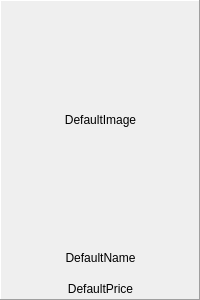
<?xml version="1.0" encoding="UTF-8"?>
<ui version="4.0">
 <class>Form</class>
 <widget class="QWidget" name="Form">
  <property name="geometry">
   <rect>
    <x>0</x>
    <y>0</y>
    <width>200</width>
    <height>300</height>
   </rect>
  </property>
  <property name="sizePolicy">
   <sizepolicy hsizetype="Minimum" vsizetype="Preferred">
    <horstretch>0</horstretch>
    <verstretch>0</verstretch>
   </sizepolicy>
  </property>
  <property name="minimumSize">
   <size>
    <width>200</width>
    <height>300</height>
   </size>
  </property>
  <property name="maximumSize">
   <size>
    <width>200</width>
    <height>300</height>
   </size>
  </property>
  <property name="windowTitle">
   <string>Form</string>
  </property>
  <property name="autoFillBackground">
   <bool>false</bool>
  </property>
  <property name="styleSheet">
   <string notr="true"/>
  </property>
  <layout class="QGridLayout" name="gridLayout">
   <property name="leftMargin">
    <number>0</number>
   </property>
   <property name="topMargin">
    <number>0</number>
   </property>
   <property name="rightMargin">
    <number>0</number>
   </property>
   <property name="bottomMargin">
    <number>0</number>
   </property>
   <item row="1" column="0">
    <widget class="QFrame" name="frame">
     <property name="frameShape">
      <enum>QFrame::Panel</enum>
     </property>
     <property name="frameShadow">
      <enum>QFrame::Raised</enum>
     </property>
     <widget class="QWidget" name="">
      <property name="geometry">
       <rect>
        <x>0</x>
        <y>0</y>
        <width>201</width>
        <height>301</height>
       </rect>
      </property>
      <layout class="QVBoxLayout" name="verticalLayout">
       <item>
        <widget class="QLabel" name="menuImg">
         <property name="sizePolicy">
          <sizepolicy hsizetype="Minimum" vsizetype="MinimumExpanding">
           <horstretch>0</horstretch>
           <verstretch>0</verstretch>
          </sizepolicy>
         </property>
         <property name="text">
          <string>DefaultImage</string>
         </property>
         <property name="alignment">
          <set>Qt::AlignCenter</set>
         </property>
        </widget>
       </item>
       <item>
        <widget class="QLabel" name="menuName">
         <property name="sizePolicy">
          <sizepolicy hsizetype="Minimum" vsizetype="Minimum">
           <horstretch>0</horstretch>
           <verstretch>0</verstretch>
          </sizepolicy>
         </property>
         <property name="minimumSize">
          <size>
           <width>0</width>
           <height>25</height>
          </size>
         </property>
         <property name="maximumSize">
          <size>
           <width>16777215</width>
           <height>25</height>
          </size>
         </property>
         <property name="text">
          <string>DefaultName</string>
         </property>
         <property name="alignment">
          <set>Qt::AlignCenter</set>
         </property>
        </widget>
       </item>
       <item>
        <widget class="QLabel" name="menuPrice">
         <property name="minimumSize">
          <size>
           <width>0</width>
           <height>25</height>
          </size>
         </property>
         <property name="maximumSize">
          <size>
           <width>16777215</width>
           <height>25</height>
          </size>
         </property>
         <property name="text">
          <string>DefaultPrice</string>
         </property>
         <property name="alignment">
          <set>Qt::AlignCenter</set>
         </property>
        </widget>
       </item>
      </layout>
     </widget>
    </widget>
   </item>
  </layout>
 </widget>
 <resources/>
 <connections/>
 <slots>
  <slot>addShoppingCart()</slot>
 </slots>
</ui>
